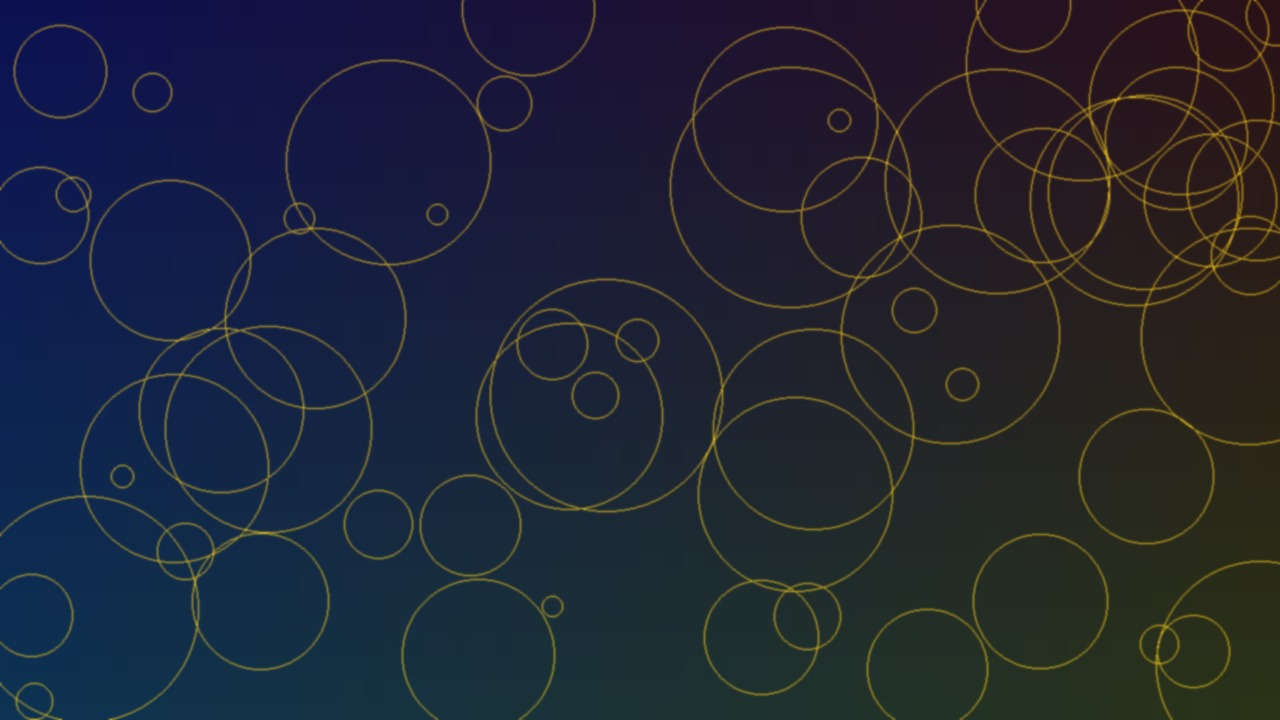
#> input picture examples/minimal/images-src/hero.jpg, 1280 x 720 px
$ python helmet_monitor.py ../examples/minimal/images-src/hero.jpg
#> lines starting #> are read from the running program, lines starting #| are printed output that depends on the picture
"""Visual-similarity detection: compare a baseline image (your key screen) against
suspect screenshots with a perceptual hash (pHash). A small Hamming distance means
the images look alike even after re-encoding, resizing, or light edits — useful for
spotting clones or look-alike sites once you have a candidate screenshot.

usage:
  python helmet_monitor.py <baseline.png> <suspect1.png> [suspect2.png ...]
  python helmet_monitor.py --hash <image.png>        # just print its pHash

Note: this compares images you already have. Finding candidate sites (web/search,
reverse-image) needs a search API key and is out of scope for this offline tool.
"""
import sys

import cv2
import numpy as np

THRESHOLD = 10  # Hamming distance at/below which images are "similar"


def phash(path, size=32, lowfreq=8):
#> called with path = '../examples/minimal/images-src/hero.jpg', size = 32, lowfreq = 8
    img = cv2.imread(path, cv2.IMREAD_GRAYSCALE)
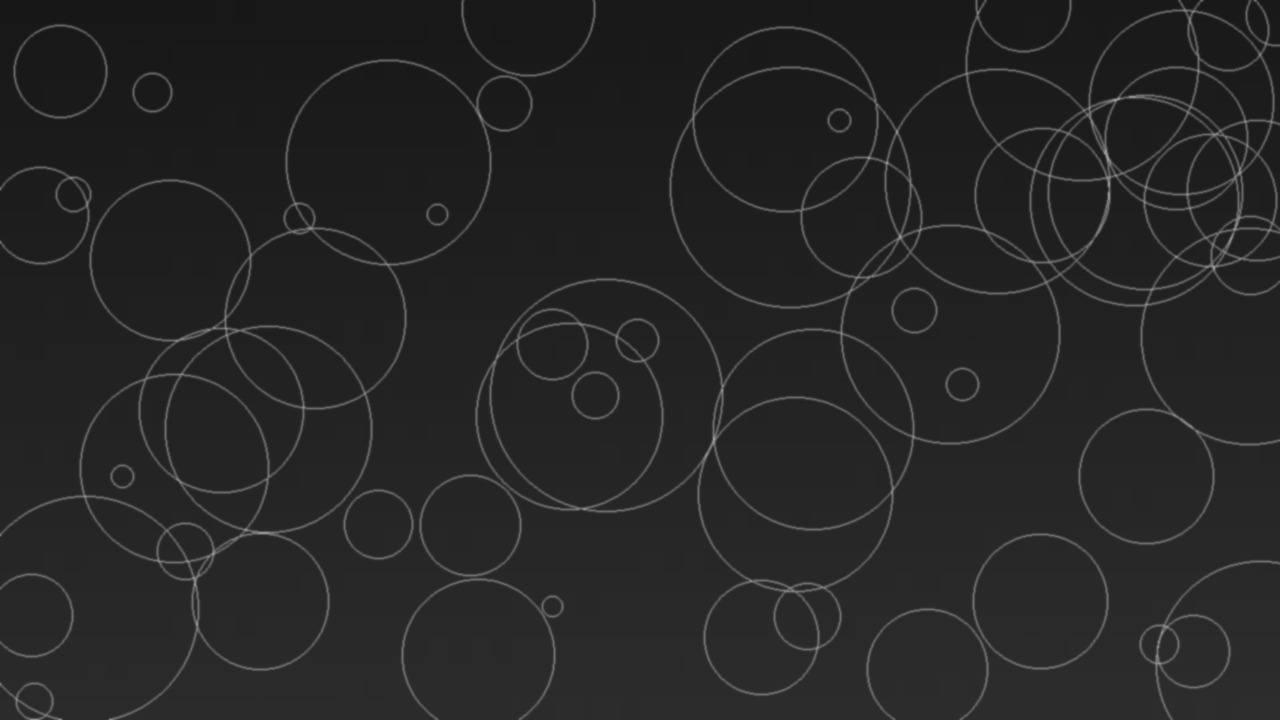
#> img: shape (720, 1280); min 19, max 163, mean 37.2
    if img is None:
        raise SystemExit(f"cannot read {path}")
    img = cv2.resize(img, (size, size), interpolation=cv2.INTER_AREA).astype(np.float32)
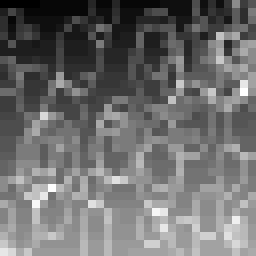
#> img: shape (32, 32) float32 (shown 8 times larger); min 23, max 56, mean 37.2; drawn with min black and max white
    dct = cv2.dct(img)
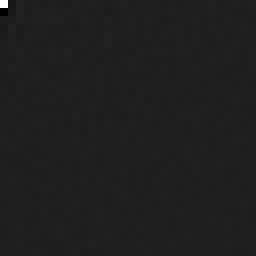
#> dct: shape (32, 32) float32 (shown 8 times larger); min -167.3, max 1191.1, mean 0.9; drawn with min black and max white
    block = dct[:lowfreq, :lowfreq].flatten()
#> block = 64 values, max 1191.1 at index 0, min -167.3 at index 8, mean 14.61
    med = np.median(block[1:])  # drop the DC term
#> med = -0.115
    bits = block > med
    h = 0
    for b in bits:
        h = (h << 1) | int(b)
#> this loop made 64 passes
#> (b, h) on passes 2 to 13: (False, 2), (True, 5), (False, 10), (True, 21), (False, 42), (True, 85), (False, 170), (False, 340), (False, 680), (True, 1361), (False, 2722), (True, 5445)
#> h on pass 1: 1
#> after the loop, h = 12263089890371202851
    return h


def hamming(a, b):
    return bin(a ^ b).count("1")


def main(argv):
    if not argv:
        raise SystemExit(__doc__)
    if argv[0] == "--hash":
        print(f"{phash(argv[1]):016x}")
        return
    base = phash(argv[0])
#> base = 12263089890371202851
    print(f"baseline {argv[0]}: {base:016x}")
#| baseline ../examples/minimal/images-src/hero.jpg: aa2f3f485c426f23
    for s in argv[1:]:
        try:
            h = phash(s)
        except SystemExit as e:
            print(f"{s}: {e}")
            continue
        d = hamming(base, h)
        verdict = "SIMILAR" if d <= THRESHOLD else ("near" if d <= THRESHOLD * 2 else "different")
        print(f"{s}: {h:016x}  distance={d}  -> {verdict}")


if __name__ == "__main__":
    main(sys.argv[1:])
